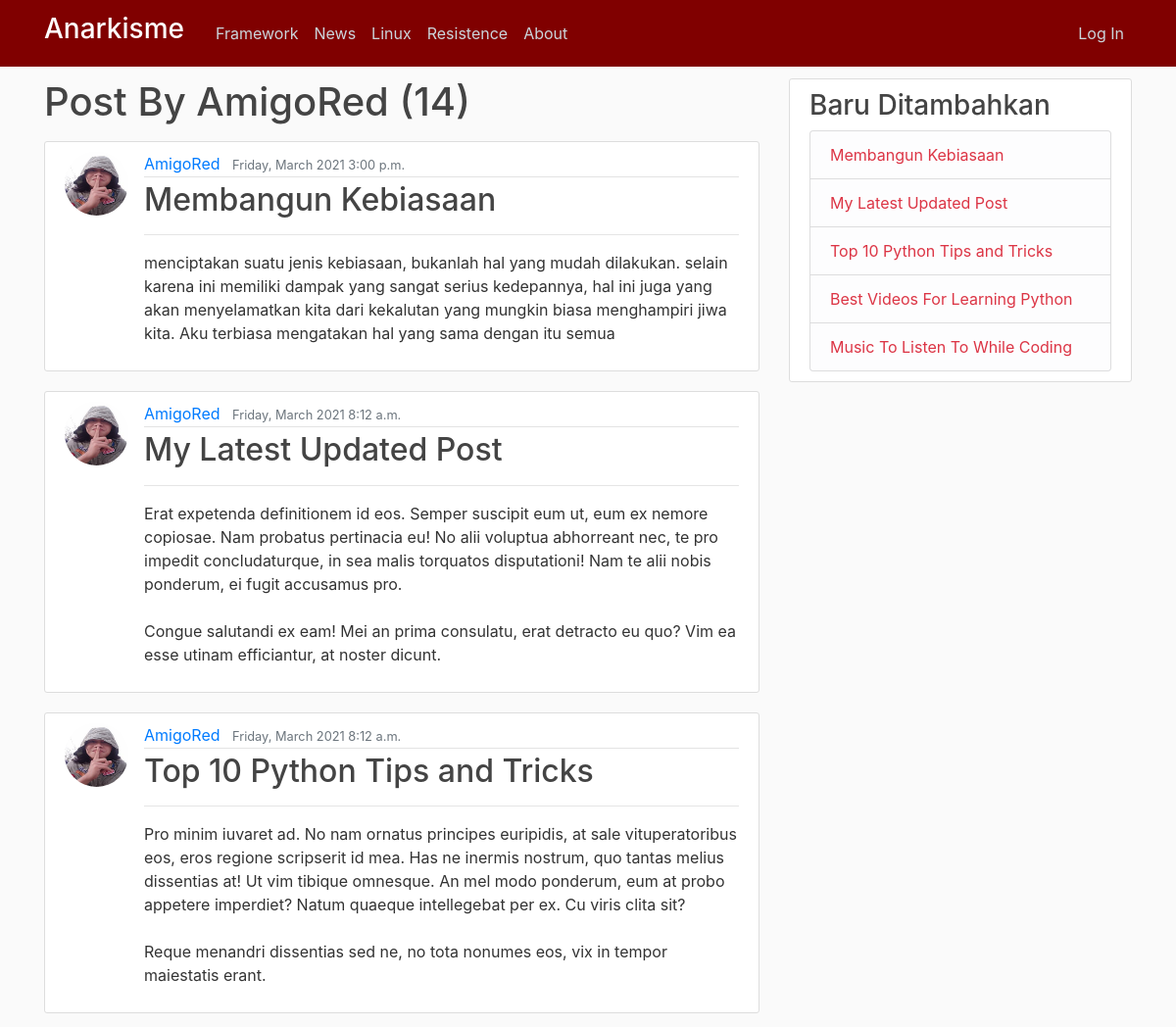
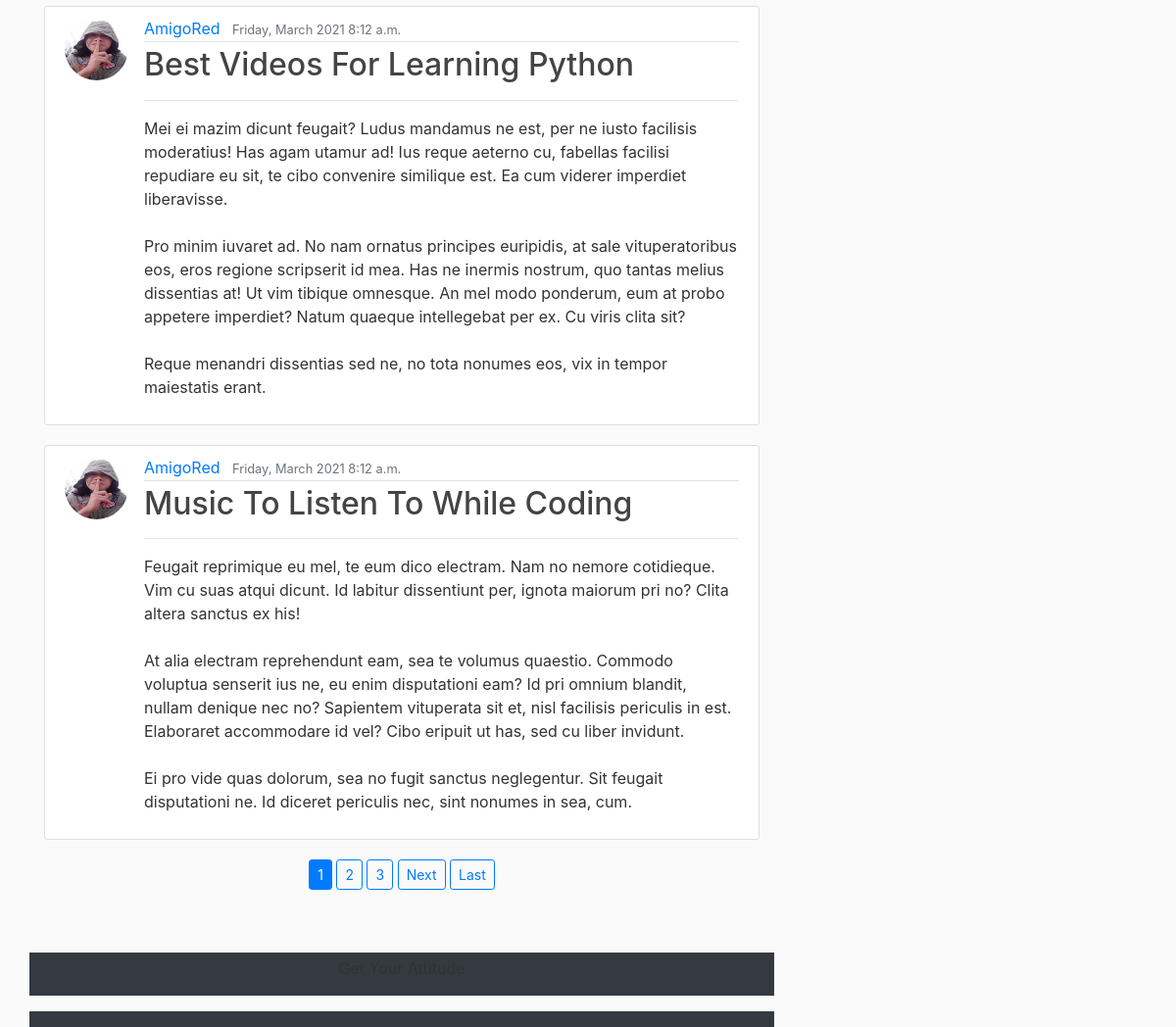
The page /user/AmigoRed on the database as committed earlier (2 pictures, top to bottom).
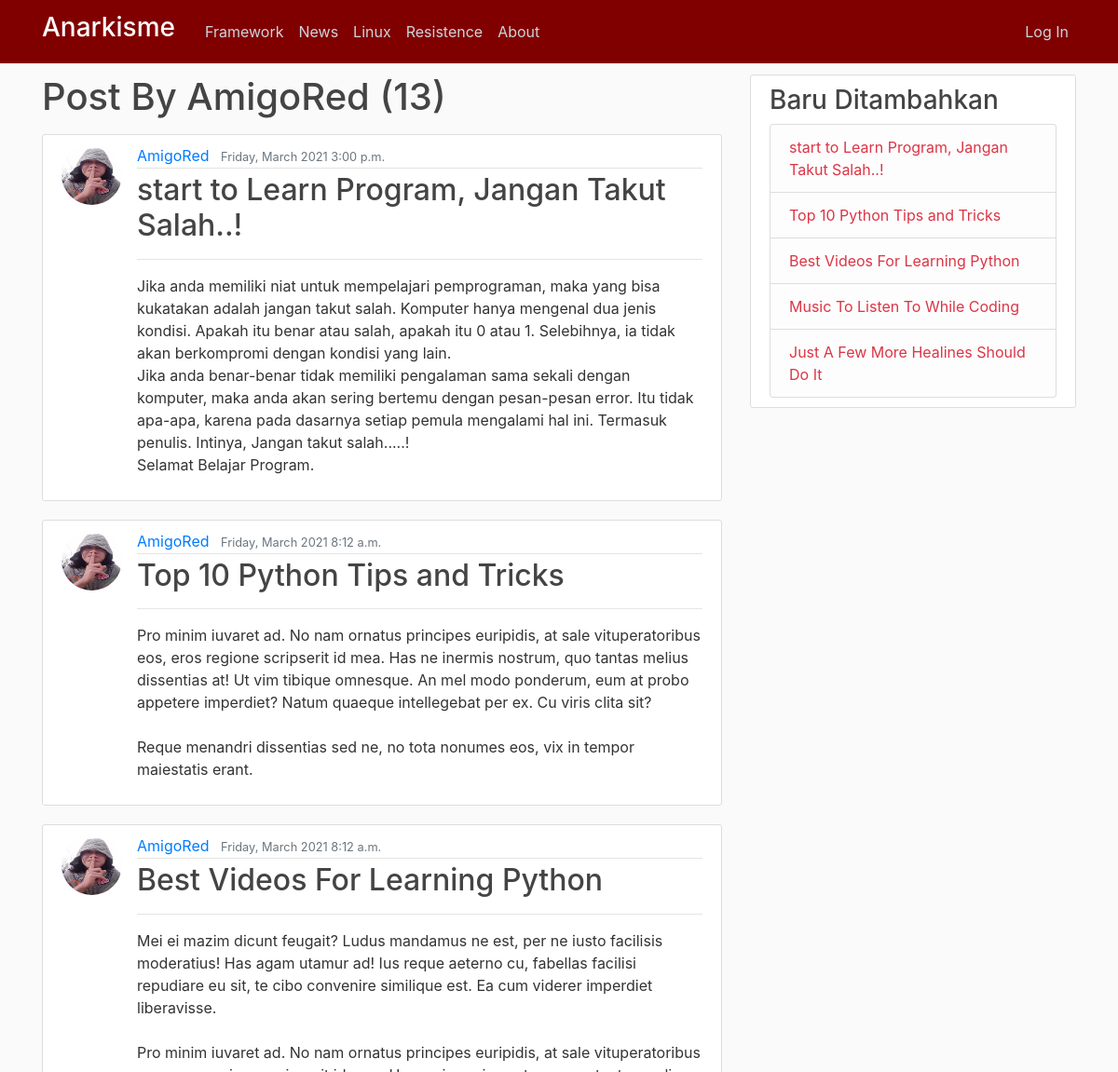
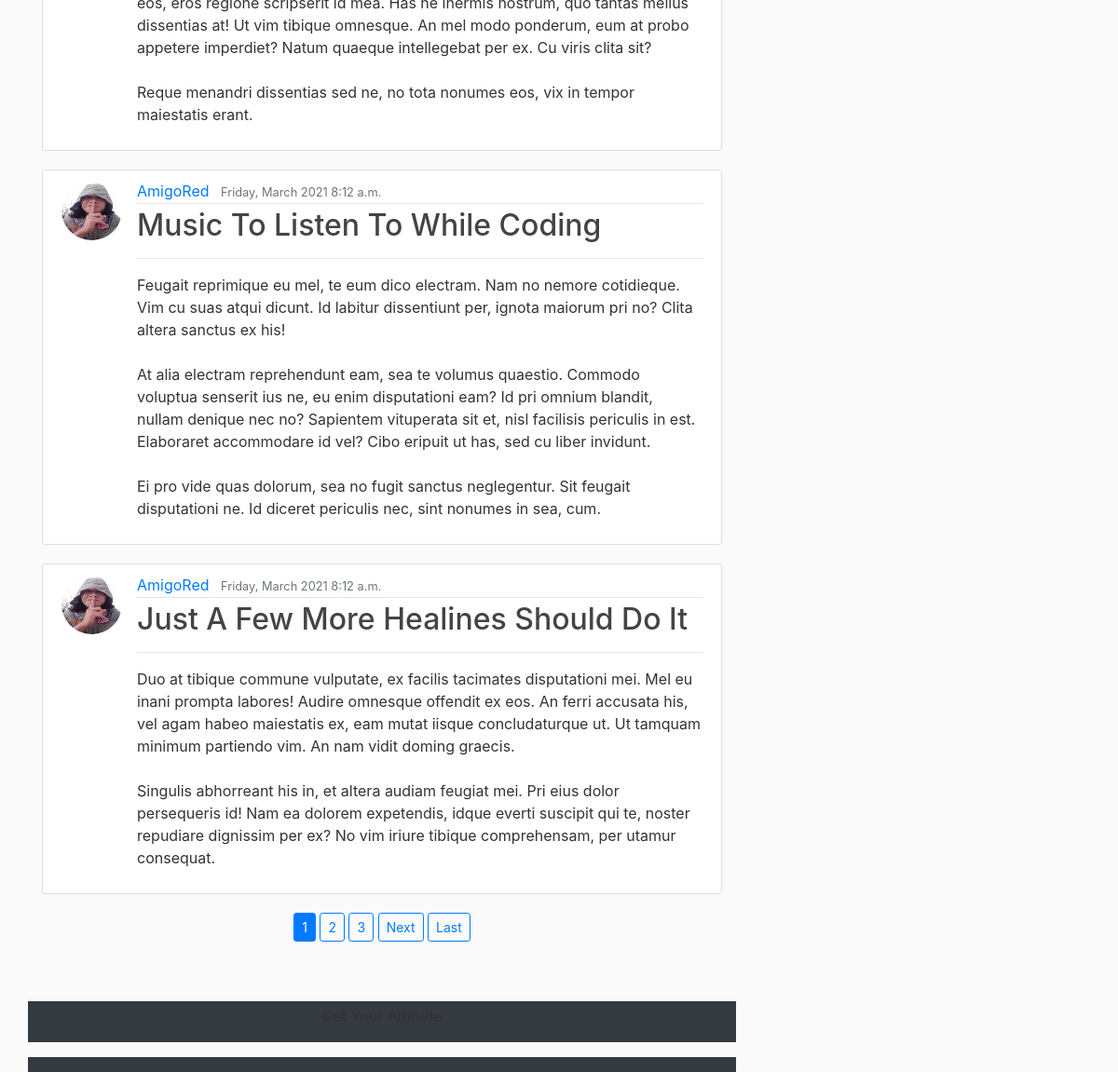
The same page on the database as committed later (2 pictures, top to bottom).
### blog/models.py (models this page shows, shortened)
class Post(models.Model):
	title = models.CharField(max_length=100)
	content = models.TextField()
	url = models.CharField(max_length=50,default='SOME STRING')
	isi = RichTextField(blank=True,null=True)
	tanggal = models.DateTimeField(auto_now_add=timezone.now)
	author = models.ForeignKey(User, on_delete=models.CASCADE)

### users/models.py (models this page shows, shortened)
class Profile(models.Model):
	user = models.OneToOneField(User, on_delete=models.CASCADE)
	image = models.ImageField(default='default.jpg',upload_to='profile_pics')

### blog/views.py (the view)
# urls.py: path('user/<str:username>',UserPostListView.as_view(), name='user-post'),
class UserPostListView(ListView):
	model = Post
	template_name = 'blog/user_post.html'
	context_object_name = 'kirim'
	paginate_by = 5
	def get_queryset(self):
		user = get_object_or_404(User, username=self.kwargs.get('username'))
		return Post.objects.filter(author=user).order_by('-tanggal')

### blog/templates/blog/user_post.html (shortened to what this page needs)
{% extends "blog/base.html" %}
{% block content %}
    <h1 class="mb-3">Post By {{ view.kwargs.username }} ({{ page_obj.paginator.count }})</h1>
    {% for tampil in kirim %}
        <article class="media content-section">
          <img class="rounded-circle article-img" src="{{ tampil.author.profile.image.url }}" alt="">
          <div class="media-body">
            <div class="article-metadata">
              <a class="mr-2" href="{% url 'user-post' tampil.author.username %}">{{tampil.author}}</a>
              <small class="text-muted">{{tampil.tanggal|date:'l, F Y g:i a'}}</small>
            </div>
            <h2><a class="article-title" href="{% url 'post-detail' tampil.id %}">{{tampil.title}}</a></h2>
            <hr>
            <p class="article-content">{{tampil.content}}</p>
          </div>
        </article>
    {% endfor %}
    <div class="row">
      <div class="col-md text-center mb-5">
        {% if is_paginated %}
          {% for num in page_obj.paginator.page_range %}
            {% if page_obj.number == num %}
              <a class="btn btn-primary btn-sm mb-3" href="?page={{ num }}">{{ num }}</a>
            {% elif num > page_obj.number|add:'-3' and num < page_obj.number|add:'3' %}
              <a class="btn btn-outline-primary btn-sm mb-3" href="?page={{ num }}">{{ num }}</a>
            {% endif %}
          {% endfor %}
          {% if page_obj.has_next %}
            <a class="btn btn-outline-primary btn-sm mb-3" href="?page={{ page_obj.next_page_number }}">Next</a>
            <a class="btn btn-outline-primary btn-sm mb-3" href="?page={{ page_obj.paginator.num_pages }}">Last</a>
          {% endif %}
        {% endif %}
      </div>
      <div class="col-md-12 mb-3 pt-1 bg-dark text-center">
              <p>Get Your Attitude</p>
            </div>
    </div>
    <div class="row pt-3 bg-dark">
          </div>
{% endblock content %}

### blog/templates/blog/base.html (shortened to what this page needs)
{% load static %}
<!DOCTYPE html>
<html>
<head>
    <link rel="stylesheet" href="https://maxcdn.bootstrapcdn.com/bootstrap/4.0.0/css/bootstrap.min.css">
    <link rel="stylesheet" type="text/css" href="{% static 'blog/main.css' %}">
</head>
<body>
    <header class="site-header">
      <nav class="navbar navbar-expand-md navbar-dark bg-steel fixed-top">
        <div class="container">
          <a class="navbar-brand mr-4" href="{% url 'blog-home' %}"><h3 class="text-white">Anarkisme</h3></a>
          <div class="collapse navbar-collapse" id="navbarToggle">
            <div class="navbar-nav mr-auto">
              <a class="nav-item nav-link" href="#">Framework</a>
              <a class="nav-item nav-link" href="#">News</a>
              <a class="nav-item nav-link" href="#">Linux</a>
              <a class="nav-item nav-link" href="#">Resistence</a>
              <a class="nav-item nav-link" href="{% url 'blog-about' %}">About</a>
            </div>
            <div class="navbar-nav">
              {% if user.is_authenticated %}
              <a class="nav-item nav-link text-info" href="{% url 'post-create' %}">New Post</a>
              <a class="nav-item nav-link" href="{% url 'profile' %}">Profile</a>
              <a class="nav-item nav-link" href="{% url 'logout' %}">Log Out</a>
              {% else %}
              <a class="nav-item nav-link" href="{% url 'login' %}">Log In</a>
              {% endif %}
            </div>
          </div>
        </div>
      </nav>
    </header>
    <main role="main" class="container">
      <div class="row">
        <div class="col-md-8">
          {% block content %}{% endblock %}
        </div>
        <div class="col-md-4">
          <div class="content-section">
            <h3>Baru Ditambahkan</h3>
              <ul class="list-group">
                {% for baru in kirim %}
                <li class="list-group-item list-group-item-light"><a class="text-danger" href="{% url 'post-detail' baru.id %}">{{baru.title}}</a></li>
                {% endfor %}
              </ul>
          </div>
        </div>
      </div>
    </main>
    <header class="site-header">
      <nav class="navbar navbar-expand-md navbar-dark bg-steel fixed-top">
        <div class="container">
          <a class="navbar-brand mr-4" href="{% url 'blog-home' %}"><h3 class="text-white">Anarkisme</h3></a>
          <div class="collapse navbar-collapse" id="navbarToggle">
            <div class="navbar-nav mr-auto">
              <a class="nav-item nav-link" href="#">Framework</a>
              <a class="nav-item nav-link" href="#">News</a>
              <a class="nav-item nav-link" href="#">Linux</a>
              <a class="nav-item nav-link" href="#">Resistence</a>
              <a class="nav-item nav-link" href="{% url 'blog-about' %}">About</a>
            </div>
            <div class="navbar-nav">
              {% if user.is_authenticated %}
              <a class="nav-item nav-link text-info" href="{% url 'post-create' %}">New Post</a>
              <a class="nav-item nav-link" href="{% url 'profile' %}">Profile</a>
              <a class="nav-item nav-link" href="{% url 'logout' %}">Log Out</a>
              {% else %}
              <a class="nav-item nav-link" href="{% url 'login' %}">Log In</a>
              {% endif %}
            </div>
          </div>
        </div>
      </nav>
    </header>
  </body>
</html>

Rows that differ between the two databases and show on the page:
removed Post: author.profile.image (picture), author "AmigoRed", tanggal "Friday, March 2021 8:12 a.m.", title "My Latest Updated Post", content "Erat expetenda definitionem id eos. Semper suscipit eum ut, eum ex nemore copiosae. Nam probatus pertinacia eu! No alii voluptua abhorreant nec, te pro impedit concludaturque, in sea malis torquatos disputationi! Nam te alii nobis ponderum, ei fugit accusamus pro. Congue salutandi ex eam! Mei an prima consulatu, erat detracto eu quo? Vim ea esse utinam efficiantur, at noster dicunt."
changed Post: title "Membangun Kebiasaan" → "start to Learn Program, Jangan Takut Salah..!"; content "menciptakan suatu jenis kebiasaan, bukanlah hal yang mudah dilakukan. selain karena ini memiliki dampak yang sangat serius kedepannya, hal ini juga yang akan menyelamatkan kita dari kekalutan yang mungkin biasa menghampiri jiwa kita. Aku terbiasa mengatakan hal yang sama dengan itu semua" → "Jika anda memiliki niat untuk mempelajari pemprograman, maka yang bisa kukatakan adalah jangan takut salah. Komputer hanya mengenal dua jenis kondisi. Apakah itu benar atau salah, apakah itu 0 atau 1. Selebihnya, ia tidak akan berkompromi dengan kondisi yang lain. Jika anda benar-benar tidak memiliki pengalaman sama sekali dengan komputer, maka anda akan sering bertemu dengan pesan-pesan error. Itu tidak apa-apa, karena pada dasarnya setiap pemula mengalami hal ini. Termasuk penulis. Intinya, Jangan takut salah.....! Selamat Belajar Program."
now on this page (row unchanged): Post: author.profile.image (picture), author "AmigoRed", tanggal "Friday, March 2021 8:12 a.m.", title "Just A Few More Healines Should Do It", content "Duo at tibique commune vulputate, ex facilis tacimates disputationi mei. Mel eu inani prompta labores! Audire omnesque offendit ex eos. An ferri accusata his, vel agam habeo maiestatis ex, eam mutat iisque concludaturque ut. Ut tamquam minimum partiendo vim. An nam vidit doming graecis. Singulis abhorreant his in, et altera audiam feugiat mei. Pri eius dolor persequeris id! Nam ea dolorem expetendis, idque everti suscipit qui te, noster repudiare dignissim per ex? No vim iriure tibique comprehensam, per utamur consequat."
Other text that changed with them:
{{ page_obj.paginator.count }}: "14" → "13"
